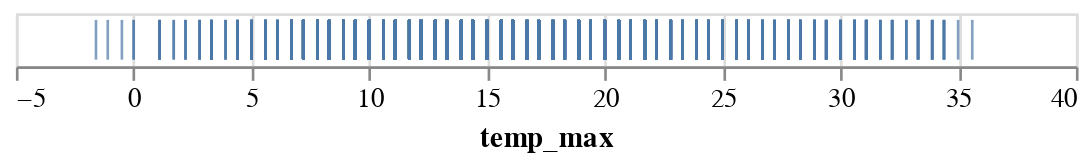

The cell this chart's notebook holds for it:
### Markdown cell above
### Tick Plot

### Code cell
show(
    data(["temp_max"]),
    {
        "view": [
            {
                "mark": [
                    {
                        "type": "tick",
                        "encoding": [{"channel": "x", "field": "temp_max"}],
                    }
                ],
                "scale": [{"channel": "x", "type": "linear"}],
            }
        ]
    },
)

### Figure 1 — Vega-Lite specification as saved in the notebook (floating-point values rounded to 4 significant figures; data arrays with more than 128 entries replaced by an {"elided": "..."} marker saying what was removed)
{"config": {"view": {"continuousWidth": 400, "continuousHeight": 300}}, "data": {"name": "data-830c39fec90146253fb06a06c26374ef"}, "mark": "tick", "encoding": {"x": {"field": "temp_max", "scale": {"type": "linear"}, "type": "quantitative"}}, "$schema": "https://vega.github.io/schema/vega-lite/v4.17.0.json", "datasets": {"data-830c39fec90146253fb06a06c26374ef": {"elided": "1461 records"}}}
